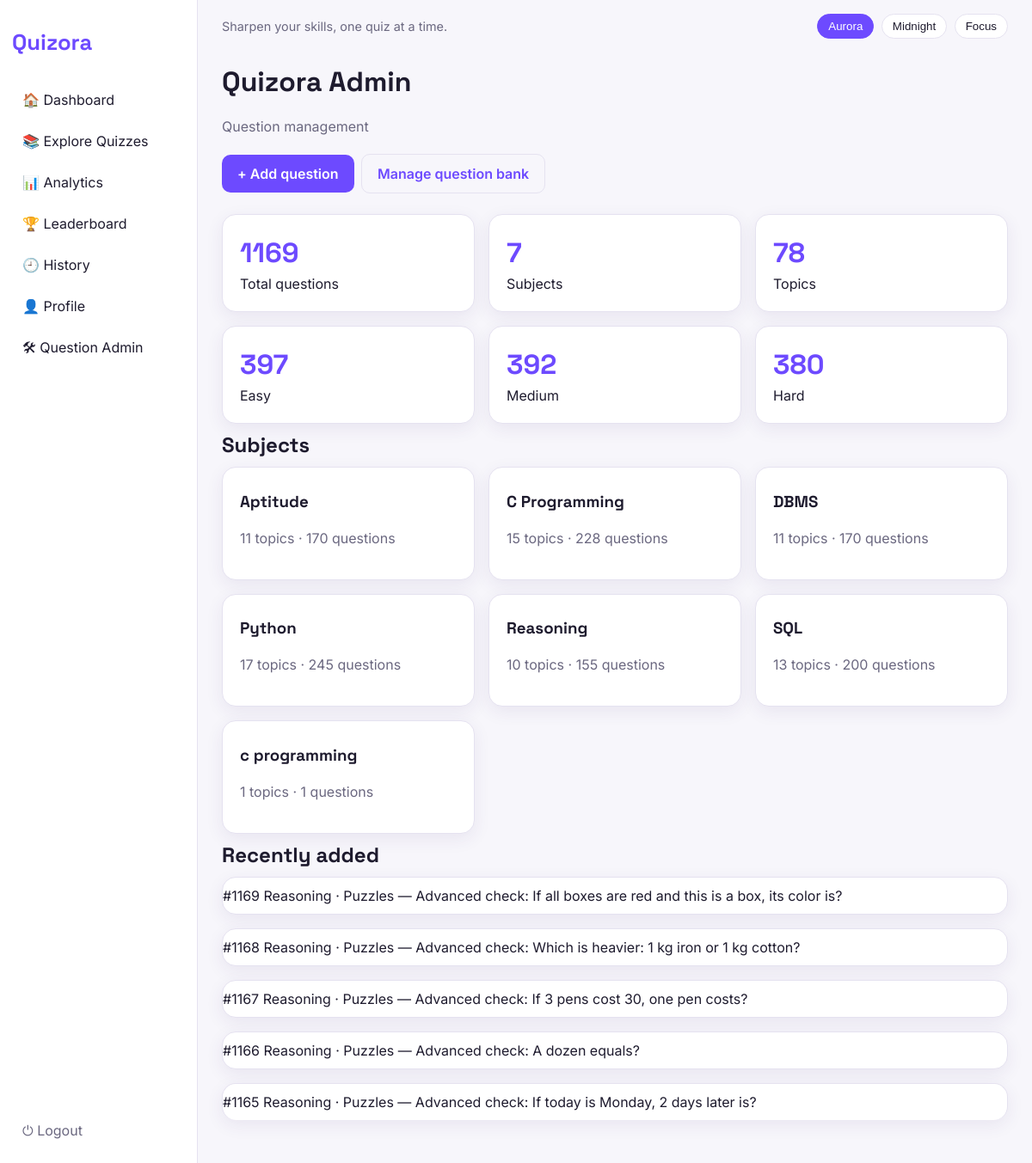
The page /admin (signed in) on the database its author committed.
### tables this page shows
CREATE TABLE questions(
            id INTEGER PRIMARY KEY AUTOINCREMENT,
            subject TEXT NOT NULL, topic TEXT NOT NULL, difficulty TEXT NOT NULL,
            question TEXT NOT NULL, option_a TEXT NOT NULL, option_b TEXT NOT NULL,
            option_c TEXT NOT NULL, option_d TEXT NOT NULL, correct_answer TEXT NOT NULL,
            explanation TEXT DEFAULT '', created_at TIMESTAMP DEFAULT CURRENT_TIMESTAMP);

### app.py (the view)
@app.route("/admin")
@admin_required
def admin():
    stats = query("SELECT COUNT(*) total, COUNT(DISTINCT subject) subjects, COUNT(DISTINCT subject||'/'||topic) topics, "
                  "COALESCE(SUM(difficulty='Easy'),0) easy, COALESCE(SUM(difficulty='Medium'),0) medium, "
                  "COALESCE(SUM(difficulty='Hard'),0) hard FROM questions", one=True)
    recent = query("SELECT * FROM questions ORDER BY id DESC LIMIT 5")
    return render_template("admin.html", stats=stats, subjects=subject_cards(), recent=recent)

### app.py (called while the page is built)
def query(sql, args=(), one=False, write=False):
    with closing(sqlite3.connect(DB)) as c:
        c.row_factory = sqlite3.Row
        c.execute("PRAGMA foreign_keys = ON")
        cur = c.execute(sql, args)
        rows = cur.fetchall()
        if write:
            c.commit()
        return (rows[0] if rows else None) if one else rows

def login_required(f):
    @wraps(f)
    def wrap(*a, **k):
        if "user_id" not in session:
            return redirect(url_for("login"))
        return f(*a, **k)
    return wrap

def admin_required(f):
    @wraps(f)
    @login_required
    def wrap(*a, **k):
        u = query("SELECT is_admin FROM users WHERE id=?", (session["user_id"],), one=True)
        if not u or not u["is_admin"]:
            abort(403)
        return f(*a, **k)
    return wrap

def subject_cards():
    return query("SELECT subject, COUNT(DISTINCT topic) topics, COUNT(*) total FROM questions "
                 "GROUP BY subject ORDER BY subject")

### templates/admin.html
{% extends "base.html" %}{% block title %}Admin · Quizora{% endblock %}
{% block content %}
<h1>Quizora Admin</h1><p class="muted">Question management</p>
<a class="btn" href="{{ url_for('add_question') }}">+ Add question</a>
<a class="btn ghost" href="{{ url_for('admin_questions') }}">Manage question bank</a>
<div class="grid3" style="margin-top:20px">
  <div class="card stat"><b>{{ stats.total }}</b>Total questions</div>
  <div class="card stat"><b>{{ stats.subjects }}</b>Subjects</div>
  <div class="card stat"><b>{{ stats.topics }}</b>Topics</div>
  <div class="card stat"><b>{{ stats.easy }}</b>Easy</div>
  <div class="card stat"><b>{{ stats.medium }}</b>Medium</div>
  <div class="card stat"><b>{{ stats.hard }}</b>Hard</div>
</div>
<h2>Subjects</h2>
{% if subjects %}<div class="grid3">{% for s in subjects %}<div class="card"><h3>{{ s.subject }}</h3><p class="muted">{{ s.topics }} topics · {{ s.total }} questions</p></div>{% endfor %}</div>
{% else %}<div class="card empty">Your question bank is empty. Add your first question to begin building Quizora.</div>{% endif %}
<h2>Recently added</h2>
{% for q in recent %}<div class="card row"><span>#{{ q.id }} {{ q.subject }} · {{ q.topic }} — {{ q.question }}</span></div>{% endfor %}
{% endblock %}

### static/css/style.css (style rules this page uses)
:root, [data-theme="aurora"] { --bg:#f7f6fb; --surface:#fff; --text:#1e1b2e; --muted:#6b6880; --accent:#6d4aff; --on:#fff; --border:#e5e2f0; --shadow:0 6px 20px rgba(60,40,120,.08); }
* { box-sizing:border-box; }
body { margin:0; font-family:Inter,sans-serif; background:var(--bg); color:var(--text); line-height:1.5; }
h1,h2,h3,.logo { font-family:"Space Grotesk",sans-serif; margin:.3em 0; }
a { color:var(--accent); text-decoration:none; }
.card { background:var(--surface); border:1px solid var(--border); border-radius:16px; box-shadow:var(--shadow); padding:20px; margin-bottom:16px; }
.grid3 { display:grid; grid-template-columns:repeat(auto-fill,minmax(250px,1fr)); gap:16px; }
.grid3 .card { margin:0; color:var(--text); }
.stat b { display:block; font-size:2rem; font-family:"Space Grotesk"; color:var(--accent); }
.muted { color:var(--muted); }
.row { display:flex; justify-content:space-between; gap:12px; padding:9px 0; border-bottom:1px solid var(--border); }
.row:last-child { border-bottom:0; }
.btn { display:inline-block; background:var(--accent); color:var(--on); border:0; padding:10px 18px; border-radius:10px; font:inherit; font-weight:600; cursor:pointer; margin:4px 4px 4px 0; }
.btn.ghost { background:transparent; color:var(--accent); border:1px solid var(--border); }

### rows shown on the page
questions: id "1169", subject "Reasoning", topic "Puzzles", question "Advanced check: If all boxes are red and this is a box, its color is?"
questions: id "1168", subject "Reasoning", topic "Puzzles", question "Advanced check: Which is heavier: 1 kg iron or 1 kg cotton?"
questions: id "1167", subject "Reasoning", topic "Puzzles", question "Advanced check: If 3 pens cost 30, one pen costs?"
questions: id "1166", subject "Reasoning", topic "Puzzles", question "Advanced check: A dozen equals?"
questions: id "1165", subject "Reasoning", topic "Puzzles", question "Advanced check: If today is Monday, 2 days later is?"

### other values the page prints
{{ stats.total }} "1169"
{{ stats.subjects }} "7"
{{ stats.topics }} "78"
{{ stats.easy }} "397"
{{ stats.medium }} "392"
{{ stats.hard }} "380"
{{ s.subject }} "Aptitude" "C Programming" "DBMS" "Python" "Reasoning" "SQL" "c programming"
{{ s.topics }} "11" "15" "11" "17" "10" "13" "1"
{{ s.total }} "170" "228" "170" "245" "155" "200" "1"
